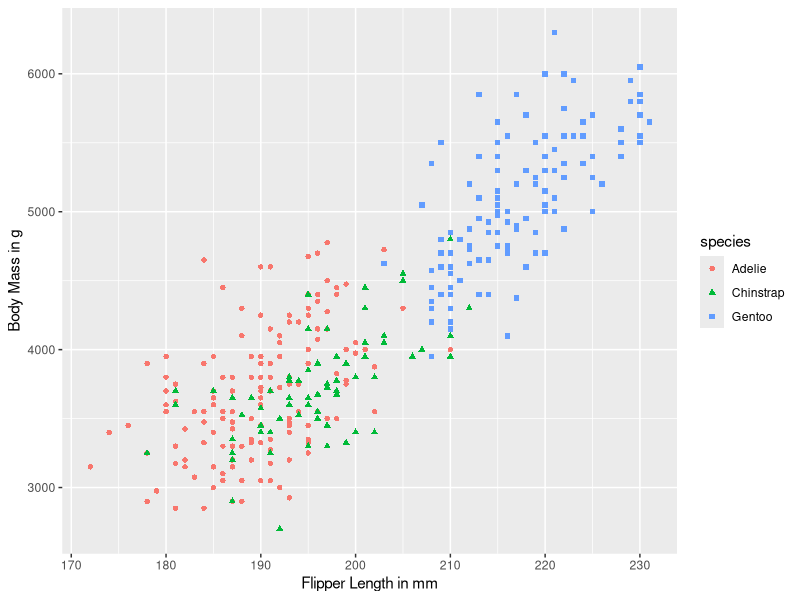
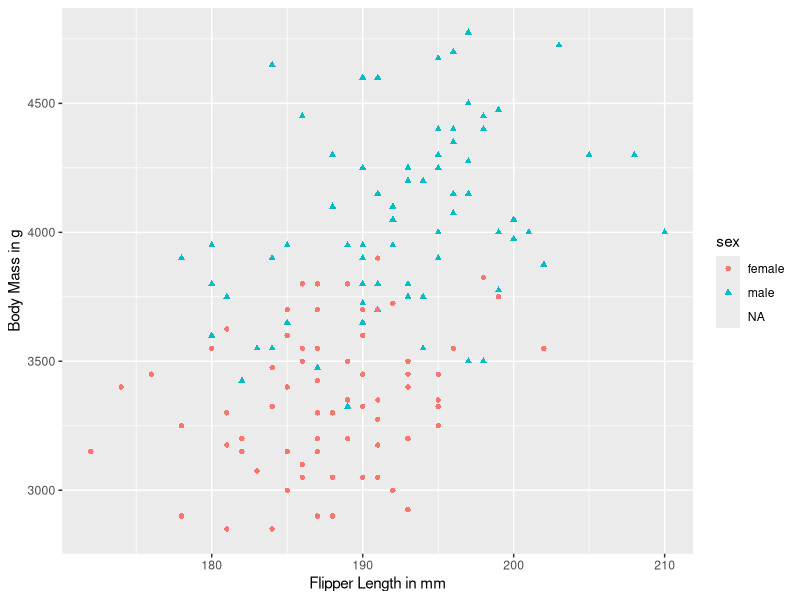
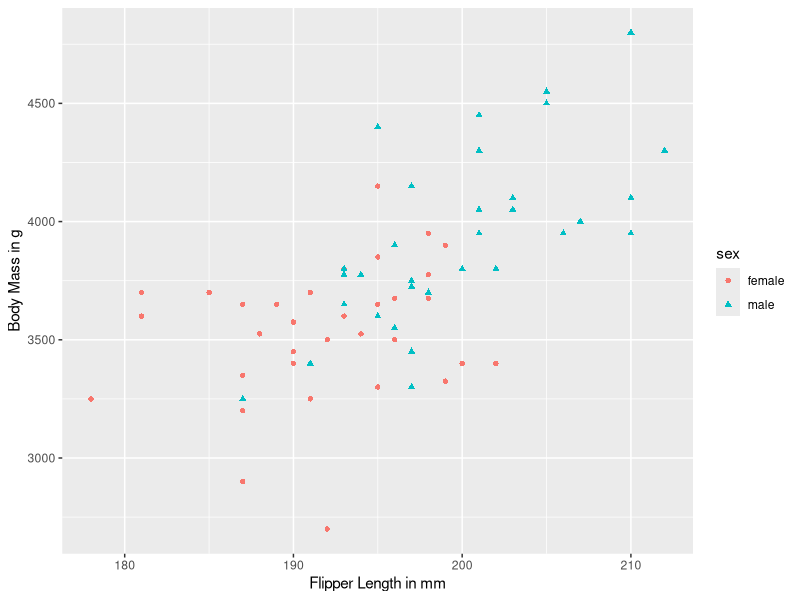
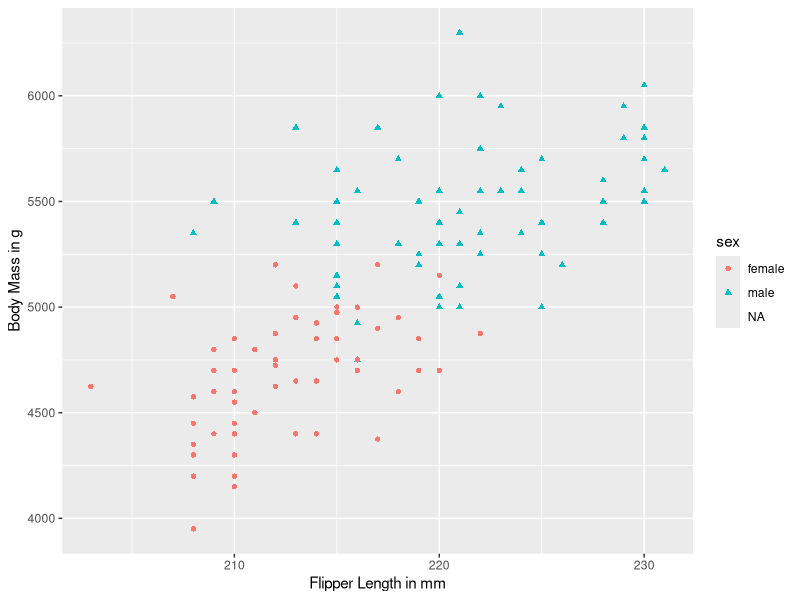
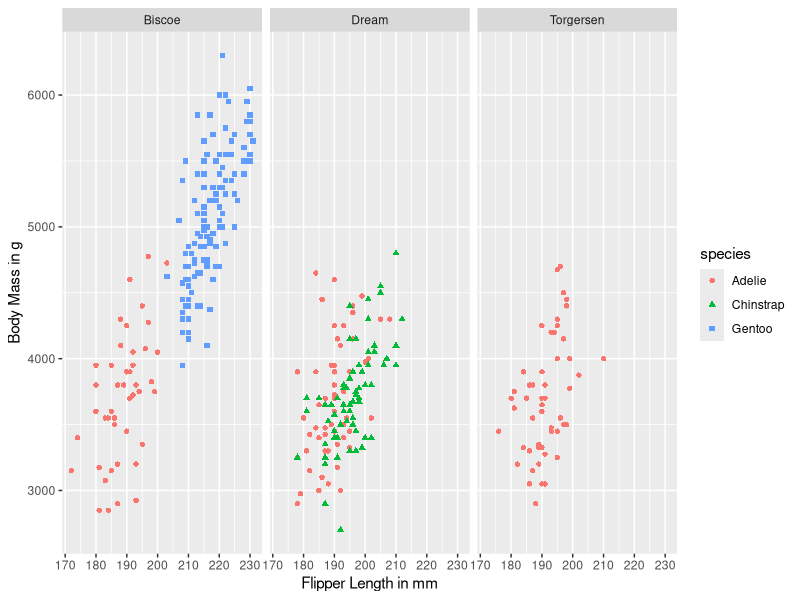

Source code (R) for these figures, in order:
## ---- chunk 1
library(tidyverse)
library(palmerpenguins)
## ---- chunk 2
ggplot(penguins) +
  geom_point(mapping = aes(x = flipper_length_mm, y = body_mass_g, color = species, shape = species)) +
  labs("text", x = "Flipper Length in mm", y = "Body Mass in g")
## ---- chunk 3
penguins %>% 
  filter(species == "Adelie") %>% 
  ggplot() + 
  geom_point(mapping = aes(x = flipper_length_mm, y = body_mass_g, color = sex, shape = sex)) +
  labs("text", x = "Flipper Length in mm", y = "Body Mass in g")
## ---- chunk 4
penguins %>% 
  filter(species == "Chinstrap") %>% 
  ggplot() + 
  geom_point(mapping = aes(x = flipper_length_mm, y = body_mass_g, color = sex, shape = sex)) +
  labs("text", x = "Flipper Length in mm", y = "Body Mass in g")
## ---- chunk 5
penguins %>% 
  filter(species == "Gentoo") %>% 
  ggplot() + 
  geom_point(mapping = aes(x = flipper_length_mm, y = body_mass_g, color = sex, shape = sex)) +
  labs("text", x = "Flipper Length in mm", y = "Body Mass in g")
## ---- chunk 6
ggplot(penguins) +
  geom_point(mapping = aes(x = flipper_length_mm, y = body_mass_g, color = species, shape = species)) +
  labs("text", x = "Flipper Length in mm", y = "Body Mass in g") +
  facet_wrap(~island)
